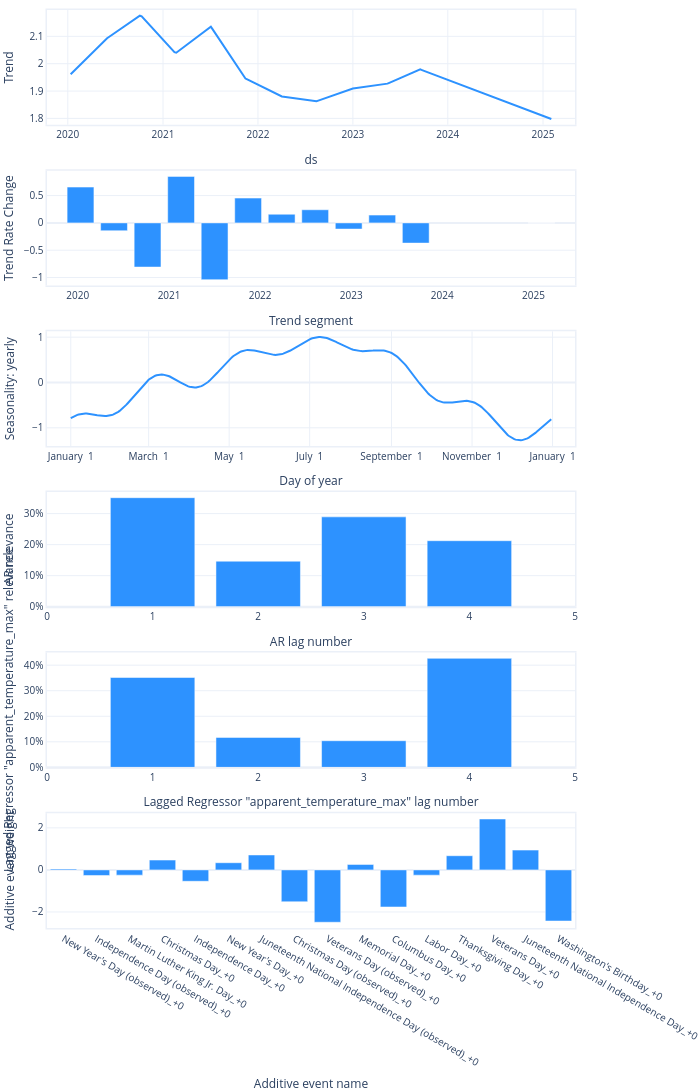

The cell this chart's notebook holds for it:
### Code cell
model.plot_parameters()

### Figure 1 — Plotly figure (JSON) as saved in the notebook; plotly's stock layout.template omitted (floating-point values rounded to 4 significant figures; data arrays with more than 128 entries replaced by an {"elided": "..."} marker saying what was removed)
{"data": [{"fill": "none", "line": {"color": "#2d92ff", "width": 2}, "mode": "lines", "name": "Trend", "type": "scatter", "x": {"elided": "265 str values"}, "xaxis": "x", "y": {"elided": "265 float values"}, "yaxis": "y"}, {"marker": {"color": "#2d92ff"}, "name": "Trend Rate Change", "type": "bar", "x": ["2020-01-12T00:00:00", "2020-05-25T09:36:00", "2020-10-06T19:12:00", "2021-02-18T04:48:00", "2021-07-02T14:24:00", "2021-11-14T00:00:00", "2022-03-28T09:36:00", "2022-08-09T19:12:00", "2022-12-22T04:48:00", "2023-05-05T14:24:00", "2023-09-17T00:00:00", "2025-02-02T00:00:00"], "xaxis": "x2", "y": [0.6554, -0.1438, -0.8087, 0.8511, -1.039, 0.4542, 0.1584, 0.2403, -0.1131, 0.1424, -0.3701, 0], "yaxis": "y2"}, {"fill": "none", "line": {"color": "#2d92ff", "width": 2}, "mode": "lines", "name": "yearly", "type": "scatter", "x": {"elided": "365 str values"}, "xaxis": "x3", "y": {"elided": "365 float values"}, "yaxis": "y3"}, {"marker": {"color": "#2d92ff"}, "name": "AR", "type": "bar", "x": [4, 3, 2, 1], "xaxis": "x4", "y": [0.2126, 0.2895, 0.1466, 0.3513], "yaxis": "y4"}, {"marker": {"color": "#2d92ff"}, "name": "Lagged Regressor \"apparent_temperature_max\"", "type": "bar", "x": [4, 3, 2, 1], "xaxis": "x5", "y": [0.4268, 0.1042, 0.1172, 0.3518], "yaxis": "y5"}, {"marker": {"color": "#2d92ff"}, "name": "Additive event", "type": "bar", "width": 0.8, "x": ["New Year's Day (observed)_+0", "Independence Day (observed)_+0", "Martin Luther King Jr. Day_+0", "Christmas Day_+0", "Independence Day_+0", "New Year's Day_+0", "Juneteenth National Independence Day (observed)_+0", "Christmas Day (observed)_+0", "Veterans Day (observed)_+0", "Memorial Day_+0", "Columbus Day_+0", "Labor Day_+0", "Thanksgiving Day_+0", "Veterans Day_+0", "Juneteenth National Independence Day_+0", "Washington's Birthday_+0"], "xaxis": "x6", "y": [0.04714, -0.2656, -0.2501, 0.4677, -0.5422, 0.3407, 0.7105, -1.517, -2.491, 0.2604, -1.765, -0.2511, 0.6736, 2.422, 0.9418, -2.433], "yaxis": "y6"}], "layout": {"autosize": true, "font": {"size": 10}, "height": 1260, "hovermode": "x unified", "margin": {"b": 0, "l": 0, "pad": 0, "r": 10, "t": 10}, "showlegend": false, "title": {"font": {"size": 12}}, "width": 700, "xaxis": {"anchor": "y", "domain": [0, 1], "linewidth": 1.5, "mirror": true, "range": ["2019-10-13T00:00:00", "2025-05-04T00:00:00"], "showline": true, "title": {"text": "ds"}, "type": "date"}, "xaxis2": {"anchor": "y2", "domain": [0, 1], "linewidth": 1.5, "mirror": true, "range": ["2019-08-30T14:24:00", "2025-06-16T09:36:00"], "showline": true, "title": {"text": "Trend segment"}, "type": "date"}, "xaxis3": {"anchor": "y3", "domain": [0, 1], "linewidth": 1.5, "mirror": true, "range": ["2016-12-14T00:00:00", "2018-01-18T00:00:00"], "showline": true, "tickformat": "%B %e", "title": {"text": "Day of year"}}, "xaxis4": {"anchor": "y4", "domain": [0, 1], "linewidth": 1.5, "mirror": true, "range": [0, 5], "showline": true, "title": {"text": "AR lag number"}}, "xaxis5": {"anchor": "y5", "domain": [0, 1], "linewidth": 1.5, "mirror": true, "range": [0, 5], "showline": true, "title": {"text": "Lagged Regressor \"apparent_temperature_max\" lag number"}}, "xaxis6": {"anchor": "y6", "domain": [0, 1], "linewidth": 1.5, "mirror": true, "showline": true, "title": {"text": "Additive event name"}}, "yaxis": {"anchor": "x", "domain": [0.875, 1], "linewidth": 1.5, "mirror": true, "rangemode": "normal", "showline": true, "title": {"text": "Trend"}}, "yaxis2": {"anchor": "x2", "domain": [0.7, 0.825], "linewidth": 1.5, "mirror": true, "rangemode": "normal", "showline": true, "title": {"text": "Trend Rate Change"}}, "yaxis3": {"anchor": "x3", "domain": [0.525, 0.65], "linewidth": 1.5, "mirror": true, "rangemode": "normal", "showline": true, "title": {"text": "Seasonality: yearly"}}, "yaxis4": {"anchor": "x4", "domain": [0.35, 0.475], "linewidth": 1.5, "mirror": true, "rangemode": "normal", "showline": true, "tickformat": ",.0%", "title": {"text": "AR relevance"}}, "yaxis5": {"anchor": "x5", "domain": [0.175, 0.3], "linewidth": 1.5, "mirror": true, "rangemode": "normal", "showline": true, "tickformat": ",.0%", "title": {"text": "Lagged Regressor \"apparent_temperature_max\" relevance"}}, "yaxis6": {"anchor": "x6", "domain": [0, 0.125], "linewidth": 1.5, "mirror": true, "rangemode": "normal", "showline": true, "title": {"text": "Additive event weight"}}}}
